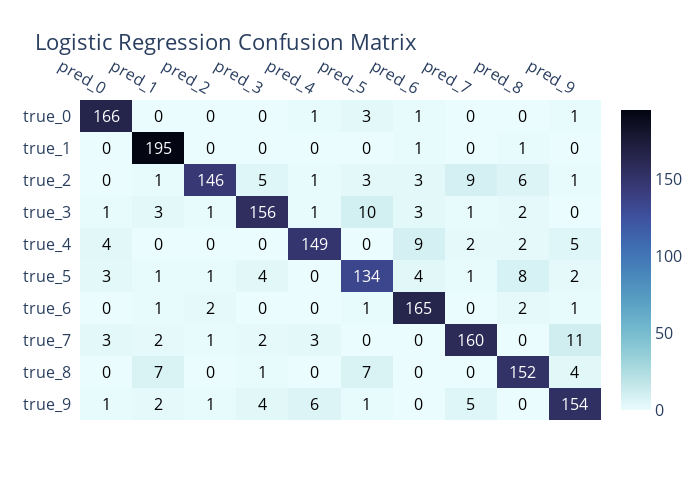

Source (notebook cell):
### Code cell
# --- Logistic Regression Evaluation ---
print("Evaluating Logistic Regression Model...")
y_pred_lr = lr_model.predict(X_test)

print("\nClassification Report (Logistic Regression):")
print(classification_report(y_test, y_pred_lr))

# Plot confusion matrix for LR
cm_lr = confusion_matrix(y_test, y_pred_lr)
plot_confusion_matrix(cm_lr, title="Logistic Regression Confusion Matrix")

### Figure 1 — Plotly figure (JSON) as saved in the notebook; plotly's stock layout.template omitted (floating-point values rounded to 4 significant figures)
{"data": [{"colorscale": [[0, "rgb(3, 5, 18)"], [0.09091, "rgb(25, 25, 51)"], [0.1818, "rgb(44, 42, 87)"], [0.2727, "rgb(58, 60, 125)"], [0.3636, "rgb(62, 83, 160)"], [0.4545, "rgb(62, 109, 178)"], [0.5455, "rgb(72, 134, 187)"], [0.6364, "rgb(89, 159, 196)"], [0.7273, "rgb(114, 184, 205)"], [0.8182, "rgb(149, 207, 216)"], [0.9091, "rgb(192, 229, 232)"], [1, "rgb(234, 252, 253)"]], "reversescale": true, "showscale": true, "type": "heatmap", "x": ["pred_0", "pred_1", "pred_2", "pred_3", "pred_4", "pred_5", "pred_6", "pred_7", "pred_8", "pred_9"], "y": ["true_9", "true_8", "true_7", "true_6", "true_5", "true_4", "true_3", "true_2", "true_1", "true_0"], "z": [[1, 2, 1, 4, 6, 1, 0, 5, 0, 154], [0, 7, 0, 1, 0, 7, 0, 0, 152, 4], [3, 2, 1, 2, 3, 0, 0, 160, 0, 11], [0, 1, 2, 0, 0, 1, 165, 0, 2, 1], [3, 1, 1, 4, 0, 134, 4, 1, 8, 2], [4, 0, 0, 0, 149, 0, 9, 2, 2, 5], [1, 3, 1, 156, 1, 10, 3, 1, 2, 0], [0, 1, 146, 5, 1, 3, 3, 9, 6, 1], [0, 195, 0, 0, 0, 0, 1, 0, 1, 0], [166, 0, 0, 0, 1, 3, 1, 0, 0, 1]]}], "layout": {"annotations": [{"font": {"color": "#000000"}, "showarrow": false, "text": "1", "x": "pred_0", "xref": "x", "y": "true_9", "yref": "y"}, {"font": {"color": "#000000"}, "showarrow": false, "text": "2", "x": "pred_1", "xref": "x", "y": "true_9", "yref": "y"}, {"font": {"color": "#000000"}, "showarrow": false, "text": "1", "x": "pred_2", "xref": "x", "y": "true_9", "yref": "y"}, {"font": {"color": "#000000"}, "showarrow": false, "text": "4", "x": "pred_3", "xref": "x", "y": "true_9", "yref": "y"}, {"font": {"color": "#000000"}, "showarrow": false, "text": "6", "x": "pred_4", "xref": "x", "y": "true_9", "yref": "y"}, {"font": {"color": "#000000"}, "showarrow": false, "text": "1", "x": "pred_5", "xref": "x", "y": "true_9", "yref": "y"}, {"font": {"color": "#000000"}, "showarrow": false, "text": "0", "x": "pred_6", "xref": "x", "y": "true_9", "yref": "y"}, {"font": {"color": "#000000"}, "showarrow": false, "text": "5", "x": "pred_7", "xref": "x", "y": "true_9", "yref": "y"}, {"font": {"color": "#000000"}, "showarrow": false, "text": "0", "x": "pred_8", "xref": "x", "y": "true_9", "yref": "y"}, {"font": {"color": "#FFFFFF"}, "showarrow": false, "text": "154", "x": "pred_9", "xref": "x", "y": "true_9", "yref": "y"}, {"font": {"color": "#000000"}, "showarrow": false, "text": "0", "x": "pred_0", "xref": "x", "y": "true_8", "yref": "y"}, {"font": {"color": "#000000"}, "showarrow": false, "text": "7", "x": "pred_1", "xref": "x", "y": "true_8", "yref": "y"}, {"font": {"color": "#000000"}, "showarrow": false, "text": "0", "x": "pred_2", "xref": "x", "y": "true_8", "yref": "y"}, {"font": {"color": "#000000"}, "showarrow": false, "text": "1", "x": "pred_3", "xref": "x", "y": "true_8", "yref": "y"}, {"font": {"color": "#000000"}, "showarrow": false, "text": "0", "x": "pred_4", "xref": "x", "y": "true_8", "yref": "y"}, {"font": {"color": "#000000"}, "showarrow": false, "text": "7", "x": "pred_5", "xref": "x", "y": "true_8", "yref": "y"}, {"font": {"color": "#000000"}, "showarrow": false, "text": "0", "x": "pred_6", "xref": "x", "y": "true_8", "yref": "y"}, {"font": {"color": "#000000"}, "showarrow": false, "text": "0", "x": "pred_7", "xref": "x", "y": "true_8", "yref": "y"}, {"font": {"color": "#FFFFFF"}, "showarrow": false, "text": "152", "x": "pred_8", "xref": "x", "y": "true_8", "yref": "y"}, {"font": {"color": "#000000"}, "showarrow": false, "text": "4", "x": "pred_9", "xref": "x", "y": "true_8", "yref": "y"}, {"font": {"color": "#000000"}, "showarrow": false, "text": "3", "x": "pred_0", "xref": "x", "y": "true_7", "yref": "y"}, {"font": {"color": "#000000"}, "showarrow": false, "text": "2", "x": "pred_1", "xref": "x", "y": "true_7", "yref": "y"}, {"font": {"color": "#000000"}, "showarrow": false, "text": "1", "x": "pred_2", "xref": "x", "y": "true_7", "yref": "y"}, {"font": {"color": "#000000"}, "showarrow": false, "text": "2", "x": "pred_3", "xref": "x", "y": "true_7", "yref": "y"}, {"font": {"color": "#000000"}, "showarrow": false, "text": "3", "x": "pred_4", "xref": "x", "y": "true_7", "yref": "y"}, {"font": {"color": "#000000"}, "showarrow": false, "text": "0", "x": "pred_5", "xref": "x", "y": "true_7", "yref": "y"}, {"font": {"color": "#000000"}, "showarrow": false, "text": "0", "x": "pred_6", "xref": "x", "y": "true_7", "yref": "y"}, {"font": {"color": "#FFFFFF"}, "showarrow": false, "text": "160", "x": "pred_7", "xref": "x", "y": "true_7", "yref": "y"}, {"font": {"color": "#000000"}, "showarrow": false, "text": "0", "x": "pred_8", "xref": "x", "y": "true_7", "yref": "y"}, {"font": {"color": "#000000"}, "showarrow": false, "text": "11", "x": "pred_9", "xref": "x", "y": "true_7", "yref": "y"}, {"font": {"color": "#000000"}, "showarrow": false, "text": "0", "x": "pred_0", "xref": "x", "y": "true_6", "yref": "y"}, {"font": {"color": "#000000"}, "showarrow": false, "text": "1", "x": "pred_1", "xref": "x", "y": "true_6", "yref": "y"}, {"font": {"color": "#000000"}, "showarrow": false, "text": "2", "x": "pred_2", "xref": "x", "y": "true_6", "yref": "y"}, {"font": {"color": "#000000"}, "showarrow": false, "text": "0", "x": "pred_3", "xref": "x", "y": "true_6", "yref": "y"}, {"font": {"color": "#000000"}, "showarrow": false, "text": "0", "x": "pred_4", "xref": "x", "y": "true_6", "yref": "y"}, {"font": {"color": "#000000"}, "showarrow": false, "text": "1", "x": "pred_5", "xref": "x", "y": "true_6", "yref": "y"}, {"font": {"color": "#FFFFFF"}, "showarrow": false, "text": "165", "x": "pred_6", "xref": "x", "y": "true_6", "yref": "y"}, {"font": {"color": "#000000"}, "showarrow": false, "text": "0", "x": "pred_7", "xref": "x", "y": "true_6", "yref": "y"}, {"font": {"color": "#000000"}, "showarrow": false, "text": "2", "x": "pred_8", "xref": "x", "y": "true_6", "yref": "y"}, {"font": {"color": "#000000"}, "showarrow": false, "text": "1", "x": "pred_9", "xref": "x", "y": "true_6", "yref": "y"}, {"font": {"color": "#000000"}, "showarrow": false, "text": "3", "x": "pred_0", "xref": "x", "y": "true_5", "yref": "y"}, {"font": {"color": "#000000"}, "showarrow": false, "text": "1", "x": "pred_1", "xref": "x", "y": "true_5", "yref": "y"}, {"font": {"color": "#000000"}, "showarrow": false, "text": "1", "x": "pred_2", "xref": "x", "y": "true_5", "yref": "y"}, {"font": {"color": "#000000"}, "showarrow": false, "text": "4", "x": "pred_3", "xref": "x", "y": "true_5", "yref": "y"}, {"font": {"color": "#000000"}, "showarrow": false, "text": "0", "x": "pred_4", "xref": "x", "y": "true_5", "yref": "y"}, {"font": {"color": "#FFFFFF"}, "showarrow": false, "text": "134", "x": "pred_5", "xref": "x", "y": "true_5", "yref": "y"}, {"font": {"color": "#000000"}, "showarrow": false, "text": "4", "x": "pred_6", "xref": "x", "y": "true_5", "yref": "y"}, {"font": {"color": "#000000"}, "showarrow": false, "text": "1", "x": "pred_7", "xref": "x", "y": "true_5", "yref": "y"}, {"font": {"color": "#000000"}, "showarrow": false, "text": "8", "x": "pred_8", "xref": "x", "y": "true_5", "yref": "y"}, {"font": {"color": "#000000"}, "showarrow": false, "text": "2", "x": "pred_9", "xref": "x", "y": "true_5", "yref": "y"}, {"font": {"color": "#000000"}, "showarrow": false, "text": "4", "x": "pred_0", "xref": "x", "y": "true_4", "yref": "y"}, {"font": {"color": "#000000"}, "showarrow": false, "text": "0", "x": "pred_1", "xref": "x", "y": "true_4", "yref": "y"}, {"font": {"color": "#000000"}, "showarrow": false, "text": "0", "x": "pred_2", "xref": "x", "y": "true_4", "yref": "y"}, {"font": {"color": "#000000"}, "showarrow": false, "text": "0", "x": "pred_3", "xref": "x", "y": "true_4", "yref": "y"}, {"font": {"color": "#FFFFFF"}, "showarrow": false, "text": "149", "x": "pred_4", "xref": "x", "y": "true_4", "yref": "y"}, {"font": {"color": "#000000"}, "showarrow": false, "text": "0", "x": "pred_5", "xref": "x", "y": "true_4", "yref": "y"}, {"font": {"color": "#000000"}, "showarrow": false, "text": "9", "x": "pred_6", "xref": "x", "y": "true_4", "yref": "y"}, {"font": {"color": "#000000"}, "showarrow": false, "text": "2", "x": "pred_7", "xref": "x", "y": "true_4", "yref": "y"}, {"font": {"color": "#000000"}, "showarrow": false, "text": "2", "x": "pred_8", "xref": "x", "y": "true_4", "yref": "y"}, {"font": {"color": "#000000"}, "showarrow": false, "text": "5", "x": "pred_9", "xref": "x", "y": "true_4", "yref": "y"}, {"font": {"color": "#000000"}, "showarrow": false, "text": "1", "x": "pred_0", "xref": "x", "y": "true_3", "yref": "y"}, {"font": {"color": "#000000"}, "showarrow": false, "text": "3", "x": "pred_1", "xref": "x", "y": "true_3", "yref": "y"}, {"font": {"color": "#000000"}, "showarrow": false, "text": "1", "x": "pred_2", "xref": "x", "y": "true_3", "yref": "y"}, {"font": {"color": "#FFFFFF"}, "showarrow": false, "text": "156", "x": "pred_3", "xref": "x", "y": "true_3", "yref": "y"}, {"font": {"color": "#000000"}, "showarrow": false, "text": "1", "x": "pred_4", "xref": "x", "y": "true_3", "yref": "y"}, {"font": {"color": "#000000"}, "showarrow": false, "text": "10", "x": "pred_5", "xref": "x", "y": "true_3", "yref": "y"}, {"font": {"color": "#000000"}, "showarrow": false, "text": "3", "x": "pred_6", "xref": "x", "y": "true_3", "yref": "y"}, {"font": {"color": "#000000"}, "showarrow": false, "text": "1", "x": "pred_7", "xref": "x", "y": "true_3", "yref": "y"}, {"font": {"color": "#000000"}, "showarrow": false, "text": "2", "x": "pred_8", "xref": "x", "y": "true_3", "yref": "y"}, {"font": {"color": "#000000"}, "showarrow": false, "text": "0", "x": "pred_9", "xref": "x", "y": "true_3", "yref": "y"}, {"font": {"color": "#000000"}, "showarrow": false, "text": "0", "x": "pred_0", "xref": "x", "y": "true_2", "yref": "y"}, {"font": {"color": "#000000"}, "showarrow": false, "text": "1", "x": "pred_1", "xref": "x", "y": "true_2", "yref": "y"}, {"font": {"color": "#FFFFFF"}, "showarrow": false, "text": "146", "x": "pred_2", "xref": "x", "y": "true_2", "yref": "y"}, {"font": {"color": "#000000"}, "showarrow": false, "text": "5", "x": "pred_3", "xref": "x", "y": "true_2", "yref": "y"}, {"font": {"color": "#000000"}, "showarrow": false, "text": "1", "x": "pred_4", "xref": "x", "y": "true_2", "yref": "y"}, {"font": {"color": "#000000"}, "showarrow": false, "text": "3", "x": "pred_5", "xref": "x", "y": "true_2", "yref": "y"}, {"font": {"color": "#000000"}, "showarrow": false, "text": "3", "x": "pred_6", "xref": "x", "y": "true_2", "yref": "y"}, {"font": {"color": "#000000"}, "showarrow": false, "text": "9", "x": "pred_7", "xref": "x", "y": "true_2", "yref": "y"}, {"font": {"color": "#000000"}, "showarrow": false, "text": "6", "x": "pred_8", "xref": "x", "y": "true_2", "yref": "y"}, {"font": {"color": "#000000"}, "showarrow": false, "text": "1", "x": "pred_9", "xref": "x", "y": "true_2", "yref": "y"}, {"font": {"color": "#000000"}, "showarrow": false, "text": "0", "x": "pred_0", "xref": "x", "y": "true_1", "yref": "y"}, {"font": {"color": "#FFFFFF"}, "showarrow": false, "text": "195", "x": "pred_1", "xref": "x", "y": "true_1", "yref": "y"}, {"font": {"color": "#000000"}, "showarrow": false, "text": "0", "x": "pred_2", "xref": "x", "y": "true_1", "yref": "y"}, {"font": {"color": "#000000"}, "showarrow": false, "text": "0", "x": "pred_3", "xref": "x", "y": "true_1", "yref": "y"}, {"font": {"color": "#000000"}, "showarrow": false, "text": "0", "x": "pred_4", "xref": "x", "y": "true_1", "yref": "y"}, {"font": {"color": "#000000"}, "showarrow": false, "text": "0", "x": "pred_5", "xref": "x", "y": "true_1", "yref": "y"}, {"font": {"color": "#000000"}, "showarrow": false, "text": "1", "x": "pred_6", "xref": "x", "y": "true_1", "yref": "y"}, {"font": {"color": "#000000"}, "showarrow": false, "text": "0", "x": "pred_7", "xref": "x", "y": "true_1", "yref": "y"}, {"font": {"color": "#000000"}, "showarrow": false, "text": "1", "x": "pred_8", "xref": "x", "y": "true_1", "yref": "y"}, {"font": {"color": "#000000"}, "showarrow": false, "text": "0", "x": "pred_9", "xref": "x", "y": "true_1", "yref": "y"}, {"font": {"color": "#FFFFFF"}, "showarrow": false, "text": "166", "x": "pred_0", "xref": "x", "y": "true_0", "yref": "y"}, {"font": {"color": "#000000"}, "showarrow": false, "text": "0", "x": "pred_1", "xref": "x", "y": "true_0", "yref": "y"}, {"font": {"color": "#000000"}, "showarrow": false, "text": "0", "x": "pred_2", "xref": "x", "y": "true_0", "yref": "y"}, {"font": {"color": "#000000"}, "showarrow": false, "text": "0", "x": "pred_3", "xref": "x", "y": "true_0", "yref": "y"}, {"font": {"color": "#000000"}, "showarrow": false, "text": "1", "x": "pred_4", "xref": "x", "y": "true_0", "yref": "y"}, {"font": {"color": "#000000"}, "showarrow": false, "text": "3", "x": "pred_5", "xref": "x", "y": "true_0", "yref": "y"}, {"font": {"color": "#000000"}, "showarrow": false, "text": "1", "x": "pred_6", "xref": "x", "y": "true_0", "yref": "y"}, {"font": {"color": "#000000"}, "showarrow": false, "text": "0", "x": "pred_7", "xref": "x", "y": "true_0", "yref": "y"}, {"font": {"color": "#000000"}, "showarrow": false, "text": "0", "x": "pred_8", "xref": "x", "y": "true_0", "yref": "y"}, {"font": {"color": "#000000"}, "showarrow": false, "text": "1", "x": "pred_9", "xref": "x", "y": "true_0", "yref": "y"}], "font": {"size": 16}, "height": 500, "title": {"text": "Logistic Regression Confusion Matrix"}, "width": 700, "xaxis": {"dtick": 1, "gridcolor": "rgb(0, 0, 0)", "side": "top", "ticks": ""}, "yaxis": {"dtick": 1, "ticks": "", "ticksuffix": "  "}}}
